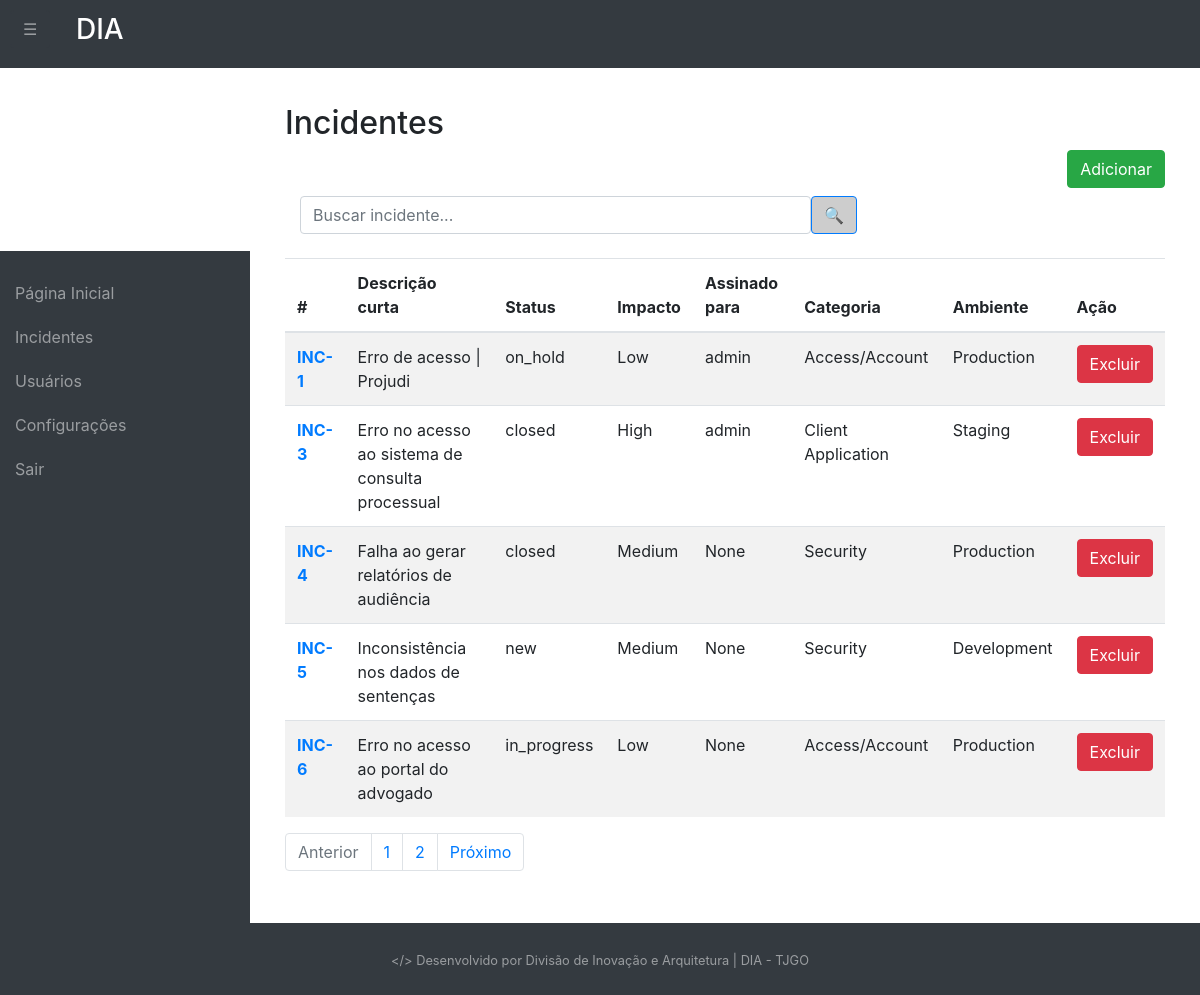
/incident/list/, run on the app's committed database.
### incident_record/models.py (models this page shows, shortened)
class IncidentRecord(models.Model):
    STATUS_CHOICES = [
        ("new", "New"),
        ("assigned", "Assigned"),
        ("in_progress", "In Progress"),
        ("on_hold", "On Hold"),
        ("resolved", "Resolved"),
        ("closed", "Closed"),
        ("canceled", "Canceled"),
    ]
    IMPACT_CHOICES = [(1, "High"), (2, "Medium"), (3, "Low")]
    URGENCY_CHOICES = [(1, "High"), (2, "Medium"), (3, "Low")]
    PRIORITY_CHOICES = [(1, "High"), (2, "Medium"), (3, "Low")]
    CHANNEL_CHOICES = [
        ("event", "Event"),
        ("email", "Email"),
        ("phone", "Phone"),
        ("self_service", "Self-service"),
        ("chat", "Chat"),
    ]
    CATEGORY_CHOICES = [
        ("access_account", "Access/Account"),
        ("client_application", "Client Application"),
        ("data", "Data"),
        ("event_management", "Event Management"),
        ("hardware", "Hardware"),
        ("inquiry_help", "Inquiry/Help"),
        ("licenses_certificates", "Licenses & Certificates"),
        ("network", "Network"),
        ("security", "Security"),
        ("software", "Software"),
    ]
    ENVIRONMENT_CHOICES = [
        ("production", "Production"),
        ("qa", "QA"),
        ("staging", "Staging"),
        ("development", "Development"),
        ("sandbox", "Sandbox"),
        ("testing", "Testing"),
        ("uat", "UAT"),
    ]
    ASSIGNMENT_GROUP_CHOICES = [
        ("support_team", "Support Team"),
        ("development_team", "Development Team"),
        ("devops_team", "DevOps Team"),
    ]
    ON_HOLD_REASONS = [
        ("awaiting_info", "Awaiting Additional Information"),
        ("third_party_dependency", "Dependency on Third Parties/Other Teams"),
        ("maintenance_window", "Maintenance Window Needed"),
        ("awaiting_approval", "Awaiting Approval"),
        ("issue_stopped", "Issue Has Stopped Occurring"),
    ]
    caller = models.ForeignKey(User, on_delete=models.CASCADE, related_name="incidents")
    status = models.CharField(max_length=20, choices=STATUS_CHOICES, default="new")
    description = models.TextField()
    short_description = models.CharField(max_length=255)
    created_date = models.DateTimeField(auto_now_add=True)
    updated_date = models.DateTimeField(auto_now=True)
    deleted_date = models.DateTimeField(null=True, blank=True)
    created_by = models.ForeignKey(
        User,
        on_delete=models.SET_NULL,
        null=True,
        blank=True,
        related_name="created_incidents",
    )
    updated_by = models.ForeignKey(
        User,
        on_delete=models.SET_NULL,
        null=True,
        blank=True,
        related_name="updated_incidents",
    )
    deleted_by = models.ForeignKey(
        User,
        on_delete=models.SET_NULL,
        null=True,
        blank=True,
        related_name="deleted_incidents",
    )
    active = models.BooleanField(default=True)
    impact = models.IntegerField(choices=IMPACT_CHOICES)
    urgency = models.IntegerField(choices=URGENCY_CHOICES)
    priority = models.IntegerField(choices=PRIORITY_CHOICES)
    channel = models.CharField(max_length=20, choices=CHANNEL_CHOICES)
    category = models.CharField(max_length=50, choices=CATEGORY_CHOICES)
    impacted_item = models.CharField(max_length=255, null=True, blank=True)
    owner_item = models.CharField(max_length=255, null=True, blank=True)
    environment = models.CharField(max_length=20, choices=ENVIRONMENT_CHOICES)
    assignment_group = models.CharField(
        max_length=30, choices=ASSIGNMENT_GROUP_CHOICES, null=True, blank=True
    )
    assignment_to = models.ForeignKey(
        User,
        on_delete=models.SET_NULL,
        null=True,
        blank=True,
        related_name="assigned_incidents",
    )
    on_hold_reasons = models.CharField(
        max_length=50, choices=ON_HOLD_REASONS, null=True, blank=True
    )
    duration = models.DurationField(null=True, blank=True)
    notes = models.TextField(null=True, blank=True)
    activity = models.TextField(null=True, blank=True)
    parent_incident = models.ForeignKey(
        "self",
        on_delete=models.SET_NULL,
        null=True,
        blank=True,
        related_name="child_incidents",
    )
    child_incident = models.ForeignKey(
        "self",
        on_delete=models.SET_NULL,
        null=True,
        blank=True,
        related_name="parent_incidents",
    )
    resolved_by = models.ForeignKey(
        User,
        on_delete=models.SET_NULL,
        null=True,
        blank=True,
        related_name="resolved_incidents",
    )
    resolved_date = models.DateTimeField(null=True, blank=True)
    closed_by = models.ForeignKey(
        User,
        on_delete=models.SET_NULL,
        null=True,
        blank=True,
        related_name="closed_incidents",
    )
    closed_date = models.DateTimeField(null=True, blank=True)
    closure_notes = models.TextField(null=True, blank=True)
    root_cause = models.TextField(null=True, blank=True)
    def get_absolute_url(self):
        return reverse("incident:incident-update", kwargs={"id": self.id})
    def get_delete_url(self):
        return reverse("incident:incident-delete", kwargs={"id": self.id})
    class Meta:
        db_table = "incident_record"

### incident_record/views.py (the view)
# urls.py: path("list/", IncidentListView.as_view(), name="incident-list"),
class IncidentListView(ListView):
    template_name = "incident_record/incident_list.html"
    paginate_by = 5
    model = IncidentRecord
    context_object_name = "incident_list"
    def get_queryset(self):
        name = self.request.GET.get("short_description")
        if name:
            object_list = self.model.objects.filter(short_description=name)
        else:
            object_list = self.model.objects.all()
        return object_list

### incident_record/templates/incident_record/incident_list.html (shortened to what this page needs)
{% extends "model-page.html" %} {% block content %}
<h2>Incidentes</h2>
<div class="d-flex justify-content-end mb-2">
  <a href="{% url 'incident:incident-create' %}">
    <button type="button" class="btn btn-success">Adicionar</button>
  </a>
</div>
<form class="d-flex col-8">
  <input class="form-control me-2" type="text" name="short_description" placeholder="Buscar incidente...">
  <button type="submit" class="btn btn-primary" style="background-color: #CDCDCD;"> &#128269;</button>
</form>
<table class="table table-striped mt-4">
  <thead>
    <tr>
      <th scope="col">#</th>
      <th scope="col">Descrição curta</th>
      <th scope="col">Status</th>
      <th scope="col">Impacto</th>
      <th scope="col">Assinado para</th>
      <th scope="col">Categoria</th>
      <th scope="col">Ambiente</th>
      <th scope="col">Ação</th>
    </tr>
  </thead>
  <tbody>
    {% for incident in incident_list %}
    <tr>
      <th scope="row">
        <a href="{{ incident.get_absolute_url }}"> INC-{{ incident.id }}</a>
      </th>
      <td>{{ incident.short_description }}</td>
      <td>{{ incident.status }}</td>
      <td>{{ incident.get_impact_display }}</td>
      <td>{{ incident.assignment_to }}</td>
      <td>{{ incident.get_category_display }}</td>
      <td>{{ incident.get_environment_display }}</td>
      <td>
        <form method="POST" action="{{ incident.get_delete_url }}">
          <button type="submit" class="btn btn-danger">Excluir</button>
        </form>
      </td>
    </tr>
    {% endfor %}
  </tbody>
</table>
<nav aria-label="Page navigation example">
  <ul class="pagination">
    {% if page_obj.has_previous %}
    <li class="page-item">
      <a class="page-link" href="?page={{ page_obj.previous_page_number }}"
        >Anterior</a
      >
    </li>
    {% else %}
    <li class="page-item disabled">
      <a class="page-link" href="#">Anterior</a>
    </li>
    {% endif%} {% for object in page_obj.paginator.page_range %}
    <li class="page-item">
      <a class="page-link" href="?page={{ forloop.counter }}"
        >{{ forloop.counter }}</a
      >
    </li>
    {% endfor %} {% if page_obj.has_next %}
    <li class="page-item">
      <a class="page-link" href="?page={{ page_obj.next_page_number }}"
        >Próximo</a
      >
    </li>
    {% else %}
    <li class="page-item disabled">
      <a class="page-link" href="#">Próximo</a>
    </li>
    {% endif%}
  </ul>
</nav>
{% endblock %}

### core/templates/model-page.html (style rules this page uses)
html, body { height: 100%; }

### data on the page
IncidentRecord: id "1", short_description "Erro de acesso | Projudi", status "on_hold", impact "Low", assignment_to "admin", category "Access/Account", environment "Production"
IncidentRecord: id "3", short_description "Erro no acesso ao sistema de consulta processual", status "closed", impact "High", assignment_to "admin", category "Client Application", environment "Staging"
IncidentRecord: id "4", short_description "Falha ao gerar relatórios de audiência", status "closed", impact "Medium", assignment_to "None", category "Security", environment "Production"
IncidentRecord: id "5", short_description "Inconsistência nos dados de sentenças", status "new", impact "Medium", assignment_to "None", category "Security", environment "Development"
IncidentRecord: id "6", short_description "Erro no acesso ao portal do advogado", status "in_progress", impact "Low", assignment_to "None", category "Access/Account", environment "Production"
